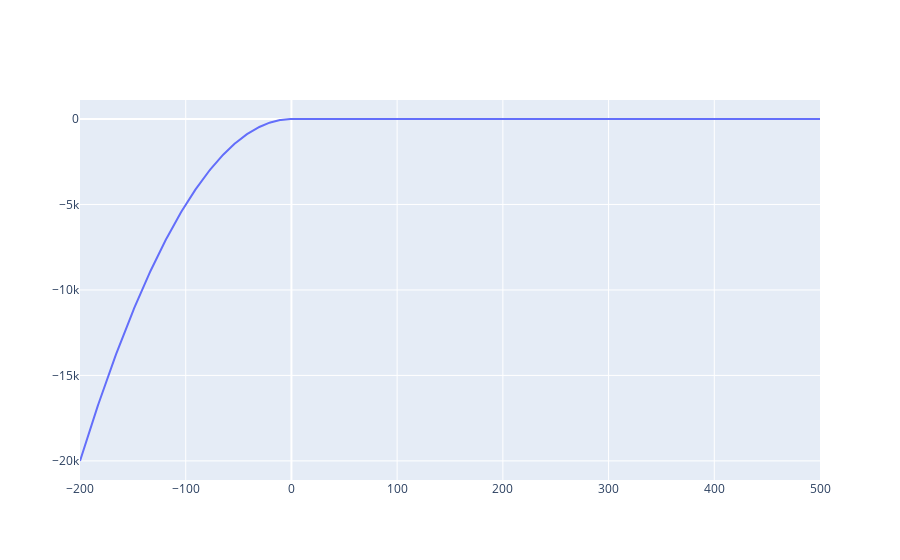

Source (notebook cell):
### Code cell
import plotly.graph_objects as go

x = torch.linspace(-200, 500, 1000)
y = log_Phi(x)

fig = go.Figure()
fig.add_trace(go.Scatter(x=x, y=y))
fig.show()

### Figure 1 — Plotly figure (JSON) as saved in the notebook; plotly's stock layout.template omitted (floating-point values rounded to 4 significant figures; data arrays with more than 128 entries replaced by an {"elided": "..."} marker saying what was removed)
{"data": [{"type": "scatter", "x": {"elided": "1000 float values"}, "y": {"elided": "1000 float values"}}], "layout": {}}
